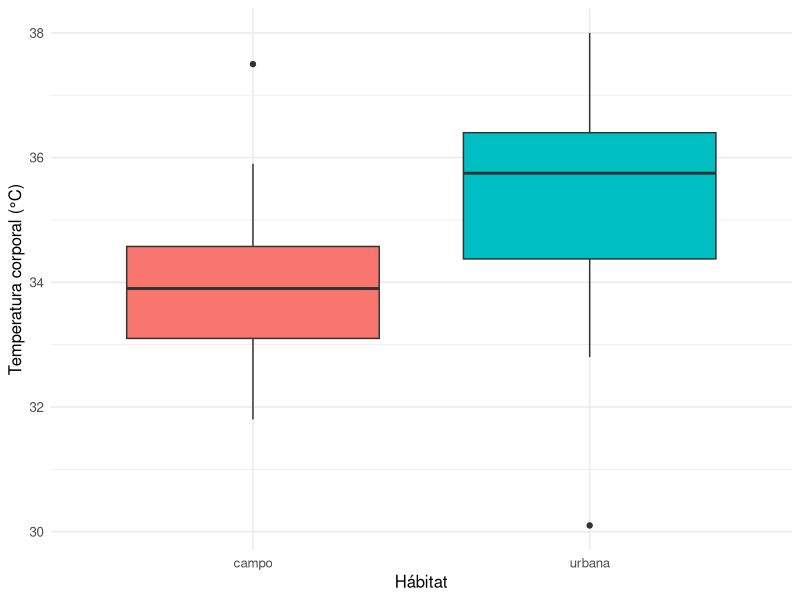
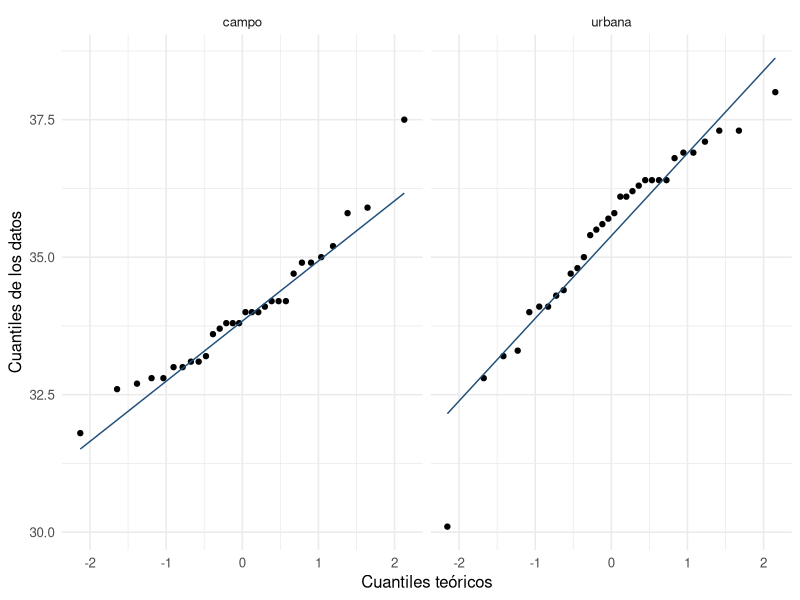

Recreate these plots in R, in order.
## ---- chunk 1
#| label: setup-cap8
#| include: false
library(tidyverse)
theme_set(theme_minimal(base_size = 12))
lagartijas <- read.csv("datos/lagartijas.csv")
## ---- chunk 2
#| label: fig-box-temp
#| fig-cap: "Temperatura corporal por hábitat."
#| fig-width: 4.6
#| fig-height: 3.2
ggplot(lagartijas, aes(x = habitat, y = temp_corporal, fill = habitat)) +
  geom_boxplot() +
  labs(x = "Hábitat", y = "Temperatura corporal (°C)") +
  theme(legend.position = "none")
## ---- chunk 3
#| label: resumen-temp
lagartijas |>
  group_by(habitat) |>
  summarise(n = n(), media = mean(temp_corporal), de = sd(temp_corporal))
## ---- chunk 4
#| label: t-temp
t.test(temp_corporal ~ habitat, data = lagartijas)
## ---- chunk 5
#| label: dosmedias-mano
urb <- c(35.1, 36.4, 35.8, 36.0, 34.7)
cam <- c(33.8, 34.2, 33.5, 34.4, 33.1)
t.test(urb, cam)
## ---- chunk 6
#| label: t-lhc
t.test(lhc_mm ~ habitat, data = lagartijas)
## ---- chunk 7
#| label: pareada
galletas <- read.csv("datos/galletas.csv")
pares <- galletas |>
  filter(marca %in% c("Oreo", "GreatValue")) |>
  pivot_wider(id_cols = juez, names_from = marca, values_from = agrado)

t.test(pares$Oreo, pares$GreatValue, paired = TRUE)
## ---- chunk 8
#| label: prueba-ab
ab <- read.csv("datos/algoritmos_ab.csv")
ab |> group_by(entorno) |> summarise(n = n(), media = mean(tiempo_ms), de = sd(tiempo_ms))
t.test(tiempo_ms ~ entorno, data = ab)
## ---- chunk 9
#| label: var-test
var.test(temp_corporal ~ habitat, data = lagartijas)
## ---- chunk 10
#| label: fig-qq-supuestos
#| fig-cap: "Q-Q plot por hábitat: los puntos deben seguir la recta."
#| fig-width: 6
#| fig-height: 3
ggplot(lagartijas, aes(sample = temp_corporal)) +
  stat_qq() + stat_qq_line(color = "#1F4E79") +
  facet_wrap(~habitat) +
  labs(x = "Cuantiles teóricos", y = "Cuantiles de los datos")
